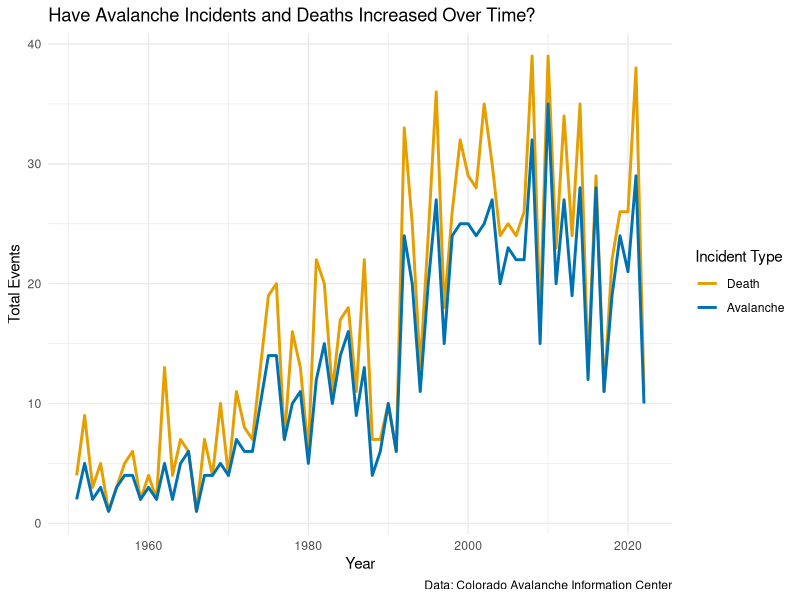
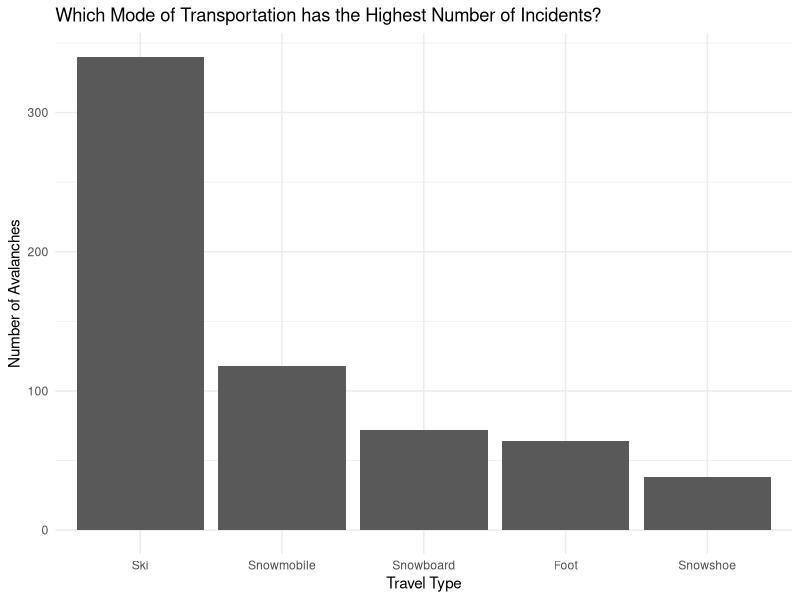
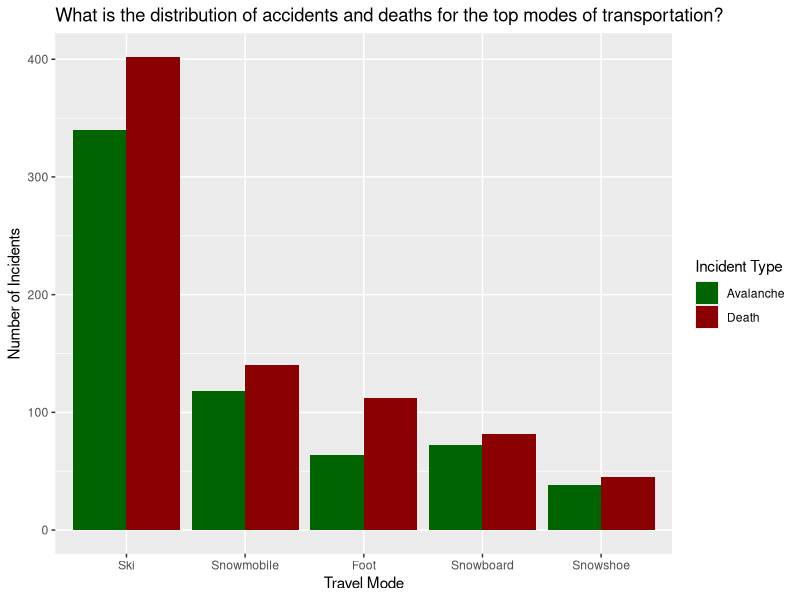
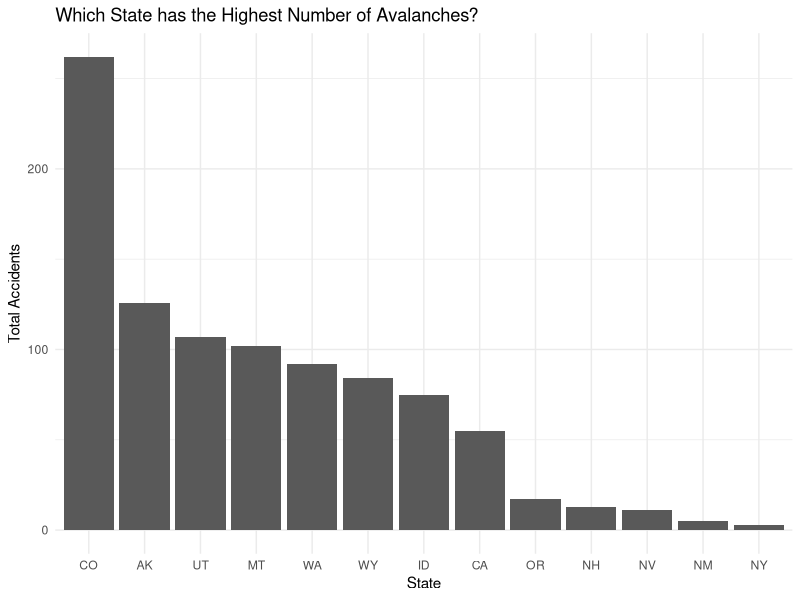
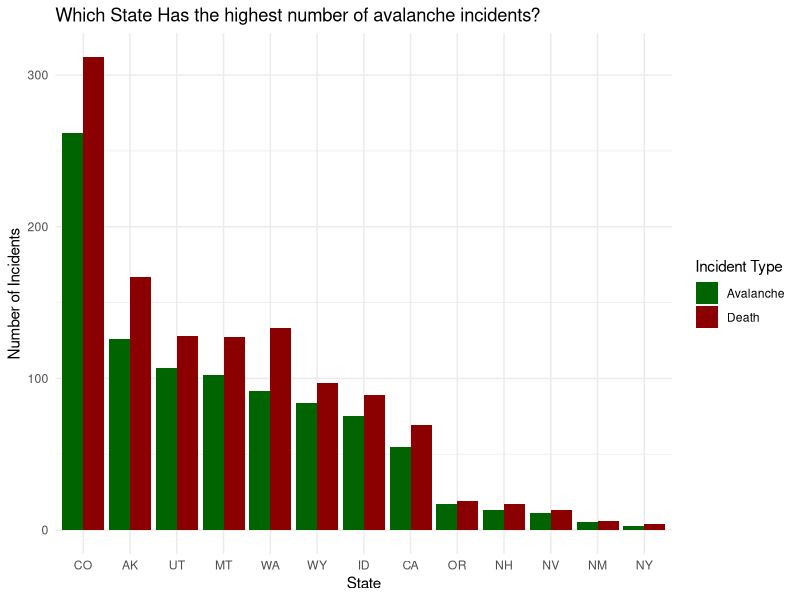

Generate these figures, in order, with R:
## ---- chunk 1
#| echo: false
#| include: false
#| message: false
#| warning: false
library(tidyverse)

accidents = read_csv("./data/Accidents_2022_PUBLIC (1).csv")
accidents = rename(accidents, dSize = `D Size`)
accidents = accidents %>%
  mutate(TravelMode = ifelse(TravelMode %in% c("SKi", "Ski"), "Ski", TravelMode)) %>%
  mutate(PrimaryActivity = ifelse(PrimaryActivity %in% c("Mechanised Guide", "Mechanized Guide"), "Mechanised Guide", PrimaryActivity)) %>%
  mutate(fct_Year = case_when(
    YYYY > 1950 & YYYY < 1960 ~ "1950s",
    YYYY >= 1960 & YYYY < 1970 ~ "1960s",
    YYYY >= 1970 & YYYY < 1980 ~ "1970s",
    YYYY >= 1980 & YYYY < 1990 ~"1980s",
    YYYY >= 1990 & YYYY < 2000 ~"1990s",
    YYYY >= 2000 & YYYY < 2010 ~ "2000s",
    YYYY >= 2010 ~ "2010s" #Note: Includes 2020s as well, later on will have it be its own group but for this analysis there is not enough information for those years
  )) 

accidents

cbp1 <- c("#999999", "#E69F00", "#56B4E9", "#009E73",
          "#F0E442", "#0072B2", "#D55E00", "#CC79A7")
          
## ---- chunk 2
#| echo: false
#| include: false
#| message: false
#| warning: false
a_year = accidents %>%
  group_by(YYYY) %>%
  summarize(totalIncidents = n(), totalDeaths = sum(Killed))
  
a_year = gather(a_year, "type", "count", -YYYY)

## ---- chunk 3
a_year %>%
  ggplot() + 
  geom_line(aes(x = YYYY, y = count, color = type), linewidth = 1) +
  labs(title = "Have Avalanche Incidents and Deaths Increased Over Time?", 
       x = "Year",
       y = "Total Events",
       caption = "Data: Colorado Avalanche Information Center") +
  scale_color_manual(values = c("#E69F00", "#0072B2"), name = "Incident Type", labels = c("Death","Avalanche"))+
  theme_minimal()
## ---- chunk 4
accidents %>%
  filter(TravelMode %in% c("Foot", "Ski", "Snowboard", "Snowshoe", "Snowmobile")) %>%
  group_by(TravelMode) %>%
  summarize(total_accidents = n(), total_deaths = sum(Killed)) %>%
  ggplot(aes(x = fct_reorder(TravelMode, desc(total_accidents)), y = total_accidents)) +
  geom_col() +
  labs(
    title= "Which Mode of Transportation has the Highest Number of Incidents?",
    x = "Travel Type",
    y = "Number of Avalanches"
  )+
  theme_minimal()
## ---- chunk 5
#| echo: false
#| include: false
#| message: false
#| warning: false
travel_type = accidents %>%
  filter(TravelMode %in% c("Foot", "Ski", "Snowboard", "Snowshoe", "Snowmobile")) %>%
  group_by(TravelMode) %>%
  summarize(total_accidents = n(), total_deaths = sum(Killed))

travel_type = gather(travel_type, "type", "count", -TravelMode)

## ---- chunk 6
travel_type %>%
  ggplot() +
  geom_col(aes(x = fct_reorder(TravelMode, desc(count)), y = count, fill = type), position = "dodge") +
  labs(title = "What is the distribution of accidents and deaths for the top modes of transportation?", 
       x = "Travel Mode", 
       y = "Number of Incidents") +
  scale_fill_manual(values = c("darkgreen", "darkred"), name = "Incident Type", labels = c("Avalanche", "Death"))
## ---- chunk 7
accidents %>%
  group_by(State) %>%
  summarize(total_accidents = n()) %>%
  filter(total_accidents > 1) %>%
  ggplot() +
  geom_col(aes(y = total_accidents, x = fct_reorder(State, desc(total_accidents)))) +
  labs(title = "Which State has the Highest Number of Avalanches?",
       x = "State",
       y = "Total Accidents") +
  theme_minimal()

## ---- chunk 8
#| echo: false
#| include: false
#| message: false
#| warning: false
accidents_state = accidents %>%
  group_by(State) %>%
  summarize(total_accidents = n(), total_deaths = sum(Killed)) %>%
  filter(total_accidents > 1) 

accidents_state = gather(accidents_state, "type", "count", -State)

## ---- chunk 9
accidents_state %>%
  ggplot() +
  geom_col(aes(x = fct_reorder(State, desc(count)), y = count, fill = type), position = "dodge") +
  labs(title = "Which State Has the highest number of avalanche incidents?", 
       x = "State", 
       y = "Number of Incidents") +
  scale_fill_manual(values = c("darkgreen", "darkred"), name = "Incident Type", labels = c("Avalanche", "Death")) +
  theme_minimal()

## ---- chunk 10
#| echo: false
#| include: false
#| message: false
#| warning: false
knitr::write_bib(names(sessionInfo()$otherPkgs), file="bibliography.bib")
